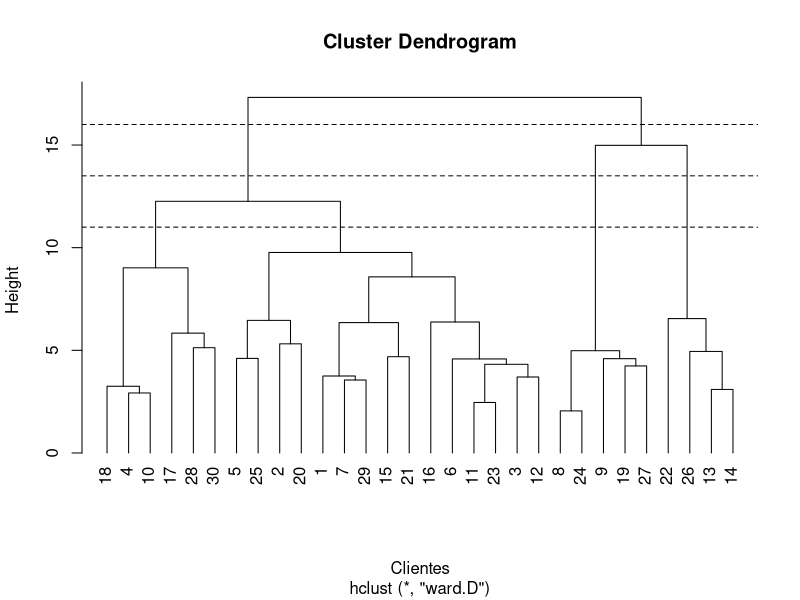
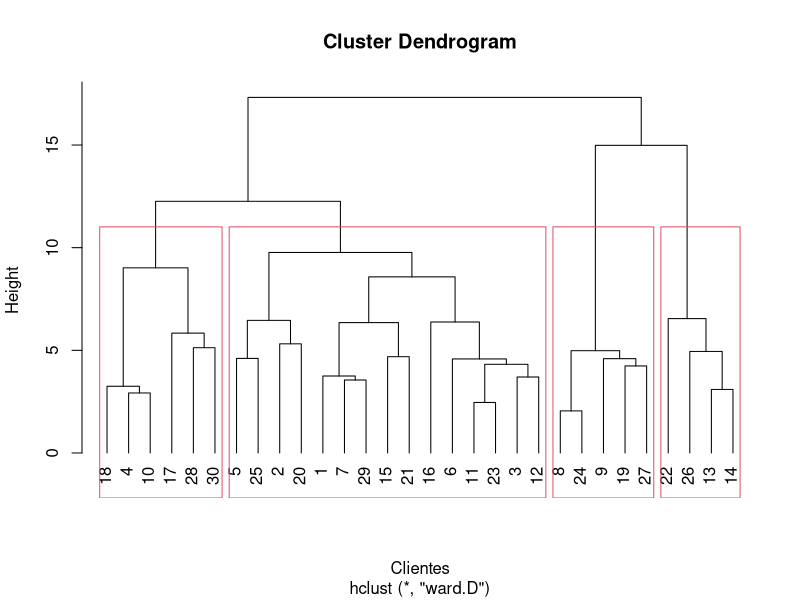

Write the R code that produced these figures, in order.
## ---- chunk 1
dados <- read.csv2("Dados/dados.csv")
head(dados)
## ---- chunk 2
dadosNorm <- scale(dados)
summary(dadosNorm[,1:10])
## ---- chunk 3
d <- dist(dadosNorm, method = "euclidean")
w <- hclust(d, method="ward.D") 
## ---- chunk 4
plot(w, hang = -1, xlab = "Clientes") # Desenha o dendograma
abline(h=16, lty=c(2)) # Linha de corte para 2 grupos
abline(h=13.5, lty=c(2)) # Linha de corte para 3 grupos
abline(h=11, lty=c(2)) # Linha de corte para 4 grupos
## ---- chunk 5
plot(w, hang = -1, xlab = "Clientes")
rect.hclust(w, k=4) 

## ---- chunk 6
grupos <- cutree(w, k=4)
table(grupos) # Mostra a quantidade de respondentes de cada grupo
## ---- chunk 7
resultados <- lapply(split(dados, grupos), colMeans)
resultados <- data.frame(resultados)
resultados
